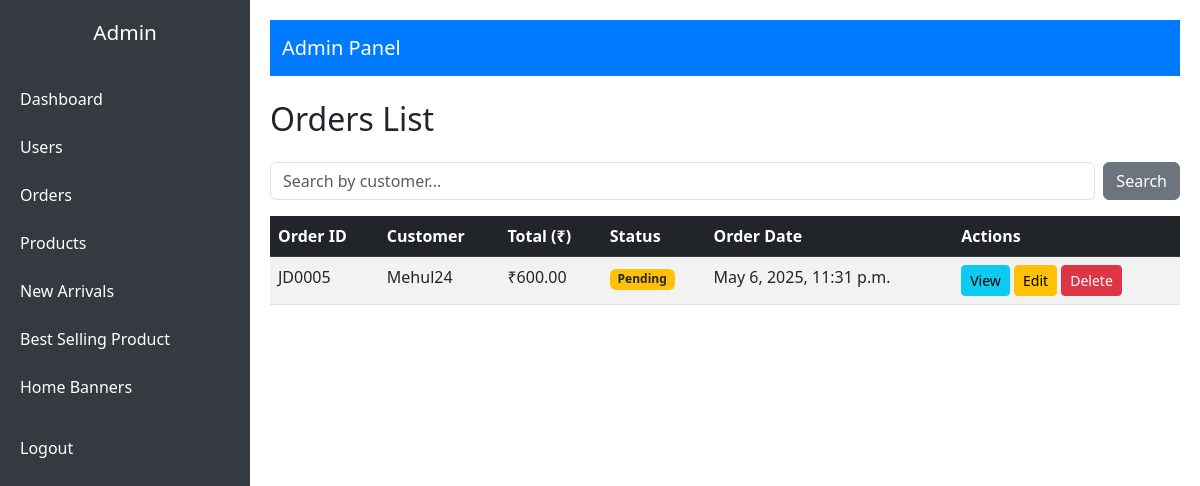
The page /orders/ (signed in) on the database as committed earlier.
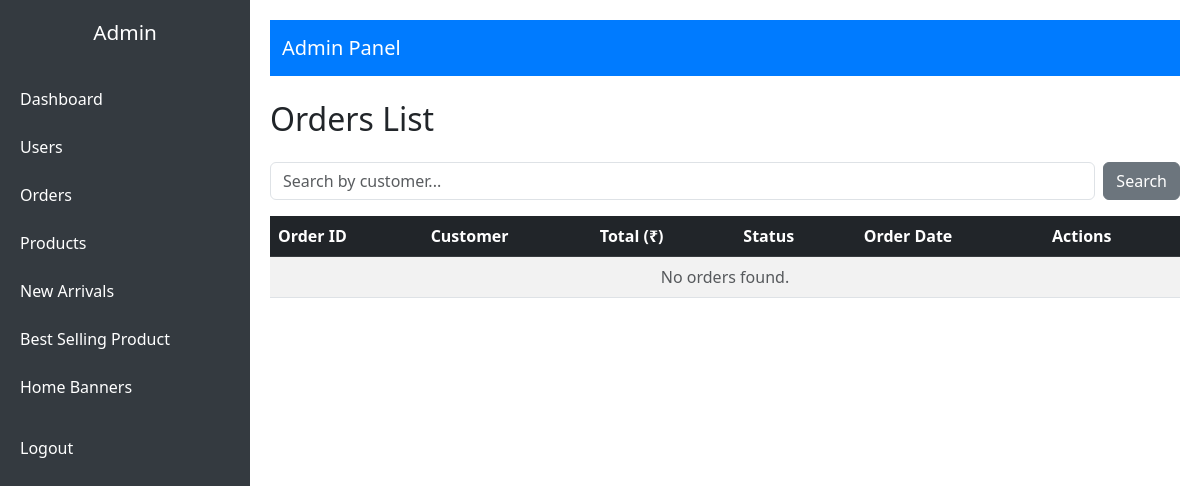
The same page on the database as committed later.
### justdil/models.py (models this page shows, shortened)
class Order(models.Model):
    user = models.ForeignKey(User, on_delete=models.CASCADE)
    first_name = models.CharField(max_length=100)
    last_name = models.CharField(max_length=100)
    email = models.EmailField()
    address = models.TextField()
    city = models.CharField(max_length=100)
    zip_code = models.CharField(max_length=10)
    phone = models.CharField(max_length=15)
    total = models.DecimalField(max_digits=10, decimal_places=2)
    order_status = models.CharField(max_length=20, default='Pending')
    order_number = models.CharField(max_length=20, default='', unique=True)
    order_date = models.DateTimeField(default=timezone.now)
    pyment_status = models.CharField(max_length=20, default='Pending')
    razorpay_order_id = models.CharField(max_length=100, blank=True, null=True)
    razorpay_payment_id = models.CharField(max_length=100, blank=True, null=True)
    razorpay_signature = models.CharField(max_length=100, blank=True, null=True)

### justdil/views.py (the view)
# urls.py: path('orders/', views.orders, name='orders'),
def orders(request):
    if not request.user.is_staff:
        return redirect('j_d_admin')
    else:
        query = request.GET.get('q', '')
        if query:
            orders_data = Order.objects.filter(customer__icontains=query)
        else:
            orders_data = Order.objects.all()
        return render(request, "admin/orders.html", {'orders': orders_data})

### templates/admin/orders.html (shortened to what this page needs)
{% extends 'admin/admin.html' %}
{% block content %}
<h2 class="mb-4">Orders List</h2>
<form method="GET" class="mb-3 d-flex">
    <input type="text" name="q" class="form-control me-2" placeholder="Search by customer..." value="{{ request.GET.q }}">
    <button type="submit" class="btn btn-secondary">Search</button>
</form>
<table class="table table-striped table-hover">
    <thead class="table-dark">
        <tr>
            <th>Order ID</th>
            <th>Customer</th>
            <th>Total (₹)</th>
            <th>Status</th>
            <th>Order Date</th>
            <th>Actions</th>
        </tr>
    </thead>
    <tbody>
        {% for order in orders %}
        <tr>
            <td>{{ order.order_number }}</td>
            <td>{{ order.user }}</td>
            <td>₹{{ order.total|floatformat:2 }}</td>
            <td>
                {% if order.order_status == "Pending" %}
                    <span class="badge bg-warning text-dark">Pending</span>
                {% elif order.order_status == "Shipped" %}
                    <span class="badge bg-primary">Shipped</span>
                {% elif order.order_status == "Delivered" %}
                    <span class="badge bg-success">Delivered</span>
                {% elif order.order_status == "Cancelled" %}
                    <span class="badge bg-danger">Cancelled</span>
                {% else %}
                    <span class="badge bg-secondary">{{ order.status }}</span>
                {% endif %}
            </td>
            <td>{{ order.order_date }}</td>
            <td>
                <a href="{% url 'view_order' order.id %}" class="btn btn-info btn-sm">View</a>
                <a href="{% url 'edit_order' order.id %}" class="btn btn-warning btn-sm">Edit</a>
                <a href="{% url 'delete_order' order.id %}" class="btn btn-danger btn-sm"
                   onclick="return confirm('Are you sure you want to delete Order #{{ order.order_number }}?');">
                   Delete
                </a>
             </td>
        </tr>
        {% empty %}
        <tr>
            <td colspan="6" class="text-center text-muted">No orders found.</td>
        </tr>
        {% endfor %}
    </tbody>
</table>
{% endblock %}

Rows that differ between the two databases and show on the page:
removed Order: order_number "JD0005", user "Mehul24", total "600.00", order_status "Pending", order_date "May 6, 2025, 11:31 p.m."
Other text that changed with them:
text now shown: "No orders found."
